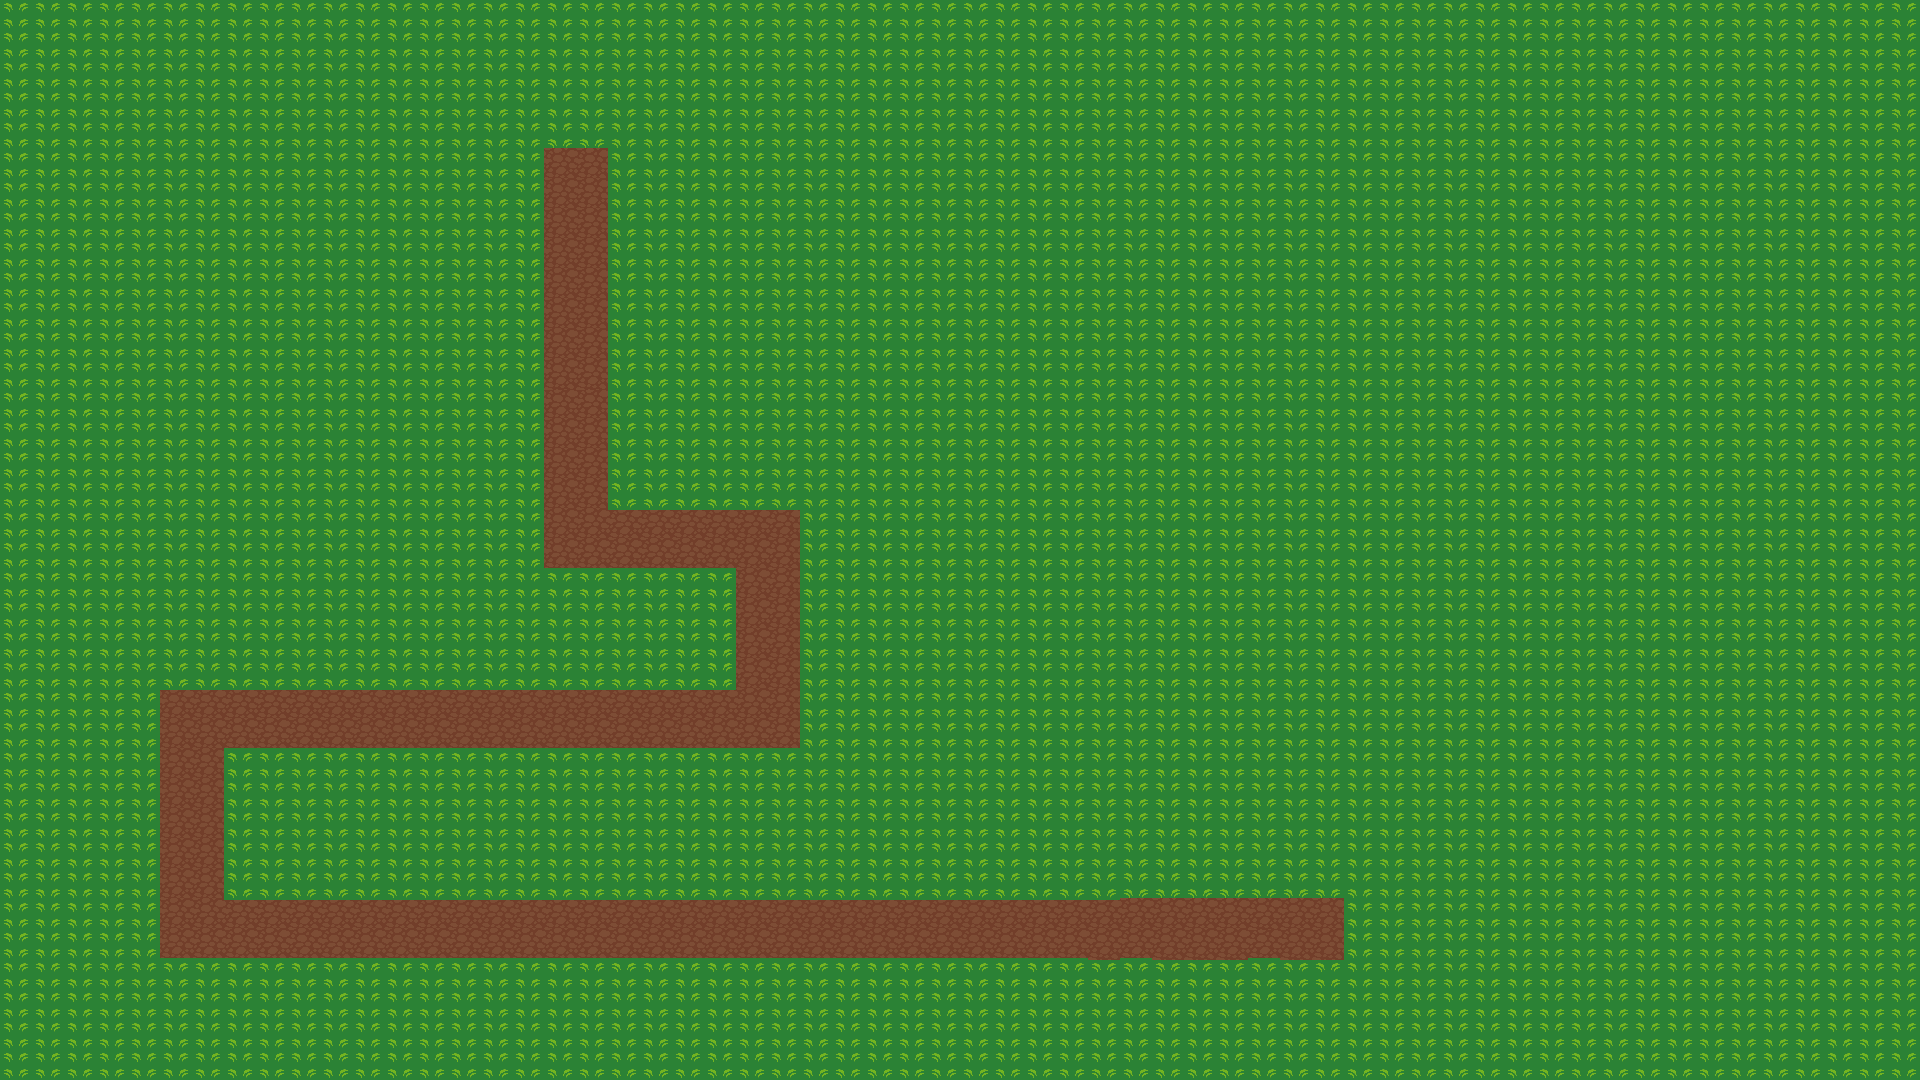

Tiled map render using the project's own tile images. Description and the map definition, with tile-layer contents summarised, below:
An orthogonal 60x36 tile map with 32x30 px tiles, 4 tile layers (Tile Layer 1, road, gras, Tile Layer 4) and 1 object (main).

<map version="1.10" tiledversion="1.11.2" orientation="orthogonal" renderorder="right-down" width="60" height="36" tilewidth="32" tileheight="30" infinite="0" nextlayerid="7" nextobjectid="1">
 <tileset firstgid="1" source="hab.tsx" />
 <layer id="1" name="Tile Layer 1" width="60" height="36" locked="1">
  <data>[2160 cells, 2160 non-empty, 2 distinct tile ids]</data>
 </layer>
 <objectgroup id="2" name="path" visible="0" locked="1">
  <object id="1" name="main" x="0" y="0">
   <polyline points="300,200 900,200 550,480 750,480 750,670 550,670 350,670 200,670 200,870 450,870 750,870 1050,870 1280,780 1400,600" />
  </object>
 </objectgroup>
 <layer id="2" name="road" width="60" height="36">
  <data>[2160 cells, 2158 non-empty, 2 distinct tile ids]</data>
 </layer>
 <layer id="5" name="gras" width="60" height="36" locked="1">
  <data>[2160 cells, 896 non-empty, 1 distinct tile ids]</data>
 </layer>
 <layer id="6" name="Tile Layer 4" width="60" height="36">
  <data>[2160 cells, 1174 non-empty, 2 distinct tile ids]</data>
 </layer>
</map>
